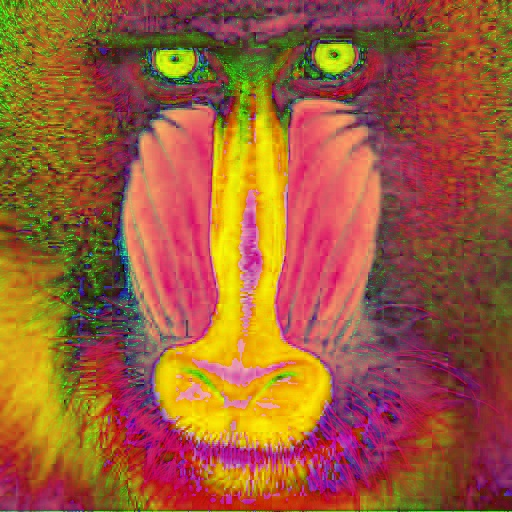
#> input picture Lab 2/mandrill3.jpg, 512 x 512 px
$ python mandrill3fix.py
#> lines starting #> are read from the running program, lines starting #| are printed output that depends on the picture
import numpy as np
from matplotlib import pyplot as plt
import cv2

img = cv2.imread('mandrill3.jpg',1)
#> img is the input picture: shape (512, 512, 3); mean B, G, R 57.2, 92, 157.5
img_hsv = cv2.cvtColor(img, cv2.COLOR_HSV2BGR)
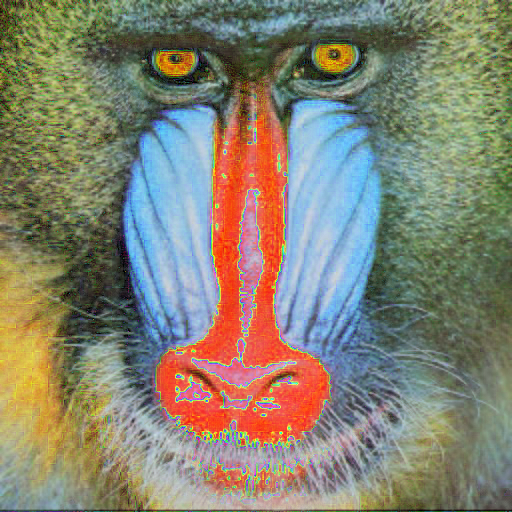
#> img_hsv: shape (512, 512, 3); mean B, G, R 113.5, 130.7, 133.1
cv2.imshow("wut",img_hsv)
cv2.waitKey(0)
# [15 lines of commented-out code are left out]

$ run again, with OPENCV Warmup/mandrillRGB.jpg copied over Lab 2/mandrill3.jpg
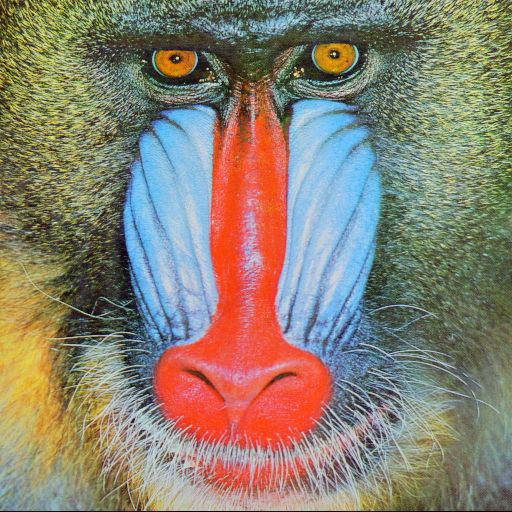
#> input picture OPENCV Warmup/mandrillRGB.jpg, 512 x 512 px
#> img is the input picture: shape (512, 512, 3); mean B, G, R 113.2, 128.9, 137.4
#> `img_hsv = cv2.cvtColor(img, cv2.COLOR_HSV2BGR)`:
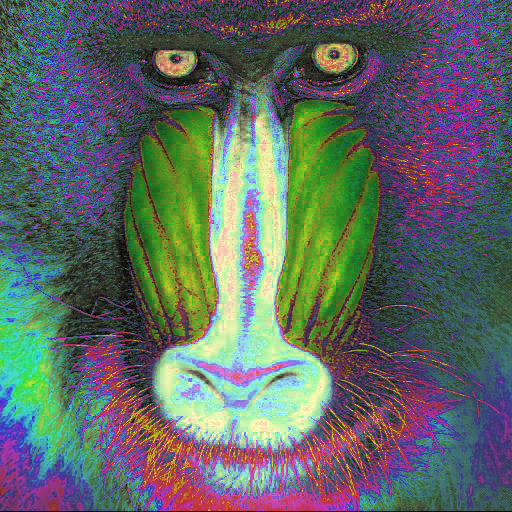
#> img_hsv: shape (512, 512, 3); mean B, G, R 100, 105.1, 95.3

$ run again, with Lab 2/mandrill0.jpg copied over Lab 2/mandrill3.jpg
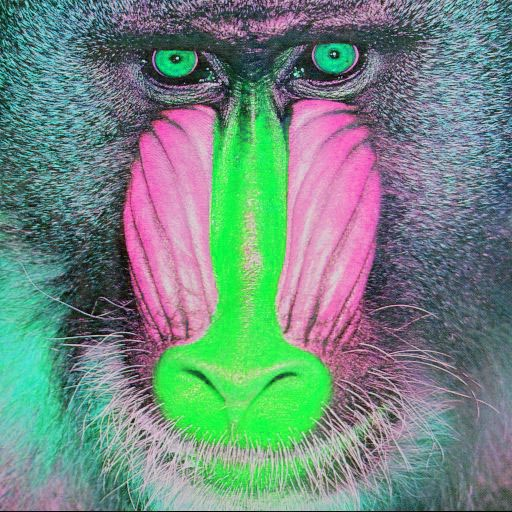
#> input picture Lab 2/mandrill0.jpg, 512 x 512 px
#> img is the input picture: shape (512, 512, 3); mean B, G, R 128.9, 137.4, 113.2
#> `img_hsv = cv2.cvtColor(img, cv2.COLOR_HSV2BGR)`:
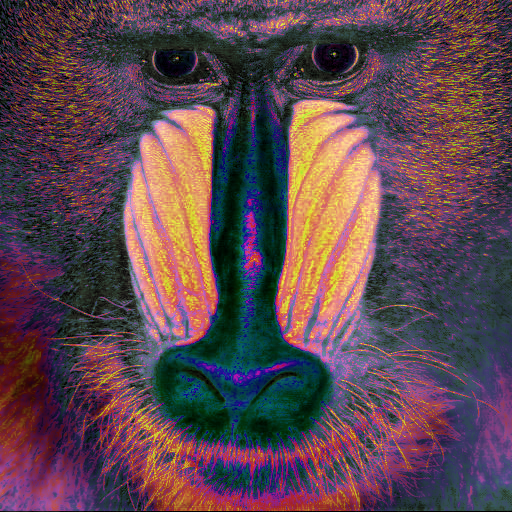
#> img_hsv: shape (512, 512, 3); mean B, G, R 78.9, 70, 93.5

$ run again, with Lab 2/mandrill1.jpg copied over Lab 2/mandrill3.jpg
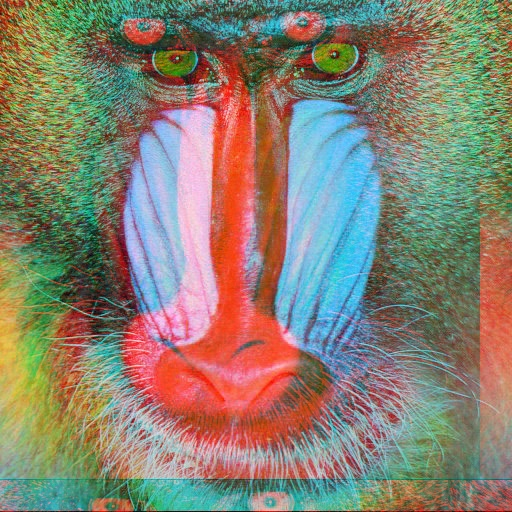
#> input picture Lab 2/mandrill1.jpg, 512 x 512 px
#> img is the input picture: shape (512, 512, 3); mean B, G, R 113.1, 128.9, 136.9
#> `img_hsv = cv2.cvtColor(img, cv2.COLOR_HSV2BGR)`:
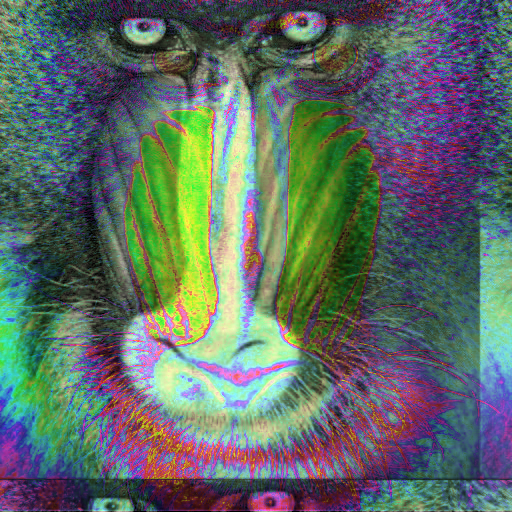
#> img_hsv: shape (512, 512, 3); mean B, G, R 101.7, 108.2, 94.2
